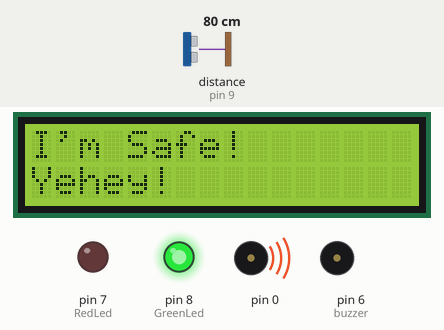
Recording of a sketch running on a simulated Arduino Uno, built with avr-gcc and run on an emulated ATmega328P. On the bench: 16×2 character LCD, output pins drawn as LEDs (lit = HIGH), buzzer (waves = sounding, pin HIGH). Wiring (inferred from the names in the program): ultrasonic range finder: trigger pin 13; echo pin 9. The inputs (shaded band) are chosen by the test bench; at power-on: distance to the obstacle (sensor on pin 9) 80 cm. The echo pulse lasts 58.3 µs per cm; pins used as bus, display or sensor lines are not drawn.

Above: at 1.2 s.
1.3 s: distance to the obstacle (sensor on pin 9) set to 46 cm
2.8 s: distance to the obstacle (sensor on pin 9) set to 37 cm
At 3.1 s:
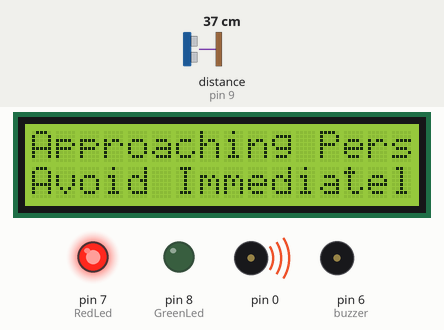
4.3 s: distance to the obstacle (sensor on pin 9) set to 32 cm
5.8 s: distance to the obstacle (sensor on pin 9) set to 28 cm
At 6.7 s:
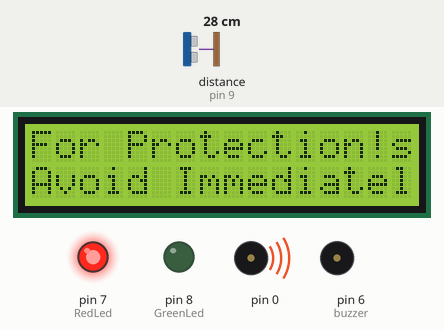
7.3 s: distance to the obstacle (sensor on pin 9) set to 60 cm
At 8.4 s:
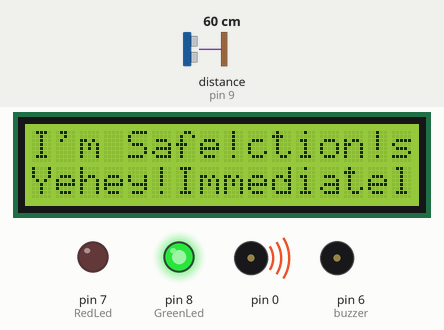
8.8 s: distance to the obstacle (sensor on pin 9) set to 2 cm
At 9.4 s:
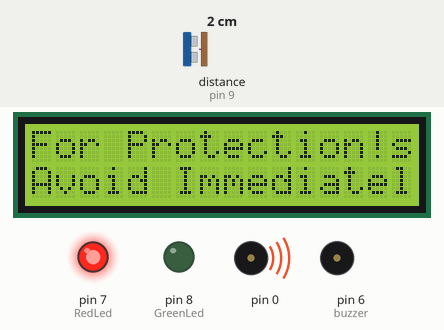
Timing chart, 0 to 11.3 s (numbered marks = the images above; inputs shaded):
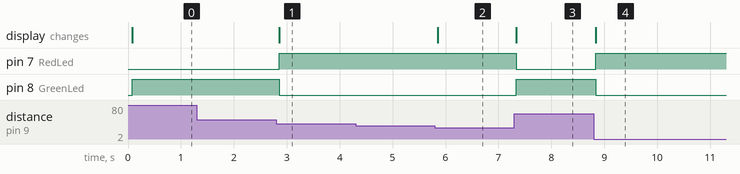

The sketch:

Arduino_Based_Social_Distancing_Alarm_System.ino
```cpp
// Include Library LCD
#include <LiquidCrystal_I2C.h>
const int rs = 12, en = 11, d4 = 5, d5 = 4, d6 = 3, d7 = 2;
LiquidCrystal_I2C lcd(rs, en, d4, d5, d6, d6, d7);

// HC-SR04 UltraSonic Sensor Pins Declaration
const int trigPin = 13;
const int echoPin = 9;
long time_duration;
int distanceCM;

// Red and Green LED's
const int RedLed = 7;
const int GreenLed = 8;

// Piezzo Buzzer
const int buzzer = 6;

void setup() {
  // put your setup code here, to run once:
  lcd.init();
  lcd.backlight();
  pinMode(trigPin, OUTPUT);
  pinMode(echoPin, INPUT);
  pinMode(RedLed, OUTPUT);
  pinMode(GreenLed, OUTPUT);
  pinMode(buzzer, OUTPUT);

  digitalWrite(RedLed, LOW);
  digitalWrite(GreenLed, LOW);
  tone(0, buzzer);
}

void loop() {
  // put your main code here, to run repeatedly:
  UltrasonicSensor();

  if (distanceCM < 30){
    lcd.setCursor(0,0);
    lcd.print("For Protection!");
    lcd.setCursor(0,1);
    lcd.print("Avoid Immediately!");
    digitalWrite(RedLed, HIGH);
    digitalWrite(GreenLed, LOW);
    tone(16000, buzzer, 500);
  }
  else if (distanceCM >= 30 && distanceCM <= 40){
    lcd.setCursor(0,0);
    lcd.print("Approaching Person!");
    lcd.setCursor(0,1);
    lcd.print("Avoid Immediately!");
    digitalWrite(RedLed, HIGH);
    digitalWrite(GreenLed, LOW);
    tone(16000, buzzer, 1500);
  }
  else {
    lcd.setCursor(0,0);
    lcd.print("I'm Safe!");
    lcd.setCursor(0,1);
    lcd.print("Yehey!");
    digitalWrite(RedLed, LOW);
    digitalWrite(GreenLed, HIGH);
  }
}

void UltrasonicSensor(){
  digitalWrite(trigPin, LOW);
  delayMicroseconds(2);
  digitalWrite(trigPin, HIGH);
  delayMicroseconds(10);
  digitalWrite(trigPin, LOW);
  time_duration = pulseIn(echoPin, HIGH);
  distanceCM = time_duration * 0.034 / 2;
}
```

Measured:
- the behaviour switches between 42 and 41 cm on distance to the obstacle (sensor on pin 9) (found by bisection; images 0 and 1)
- the behaviour switches between 31 and 30 cm on distance to the obstacle (sensor on pin 9) (found by bisection; images 1 and 2)
- after the input at 1.3 s, every drawn part: stays the same
- after the input at 2.8 s, pin 7 (RedLed): LOW → HIGH after 0.06 s; pin 8 (GreenLed): HIGH → LOW after 0.06 s; the display: changes after 0.06 s (image 1)
- after the input at 4.3 s, every drawn part: stays the same
- after the input at 5.8 s, the display: changes after 0.06 s (image 2)
- after the input at 7.3 s, pin 7 (RedLed): HIGH → LOW at once; pin 8 (GreenLed): LOW → HIGH at once; the display: changes at once (image 3)
- after the input at 8.8 s, pin 7 (RedLed): LOW → HIGH at once; pin 8 (GreenLed): HIGH → LOW at once; the display: changes at once (image 4)
